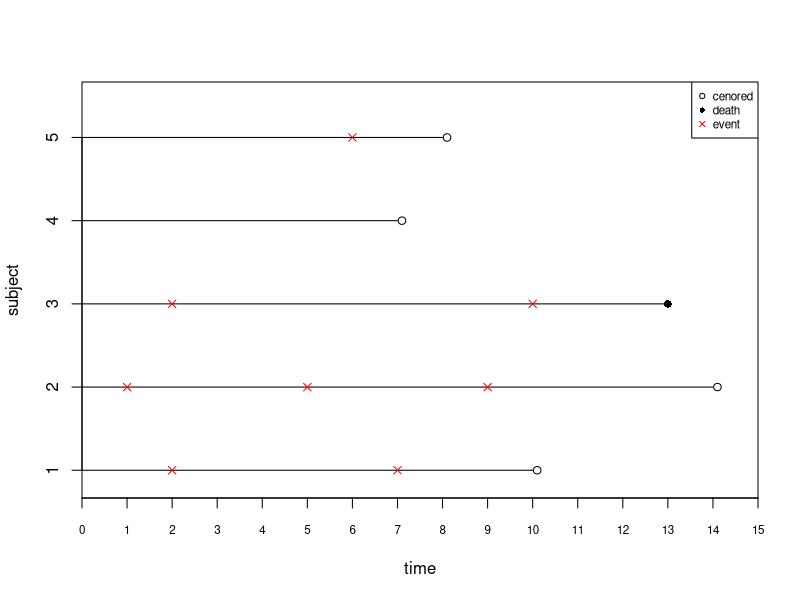

Reproduce this figure in R.
time = seq(0, 15, 1)

plot(time, time, xaxs="i", yaxs="i", col="white", yaxt="n", xaxt="n", ylab="subject", xlab="time", type="n")

axis(1, at=c(0:15), labels=seq(0,15), cex.axis=0.7)
axis(2, at=seq(1, 14, 3), labels=c(1:5))

lines(x=c(-1,10),y=c(1,1))
points(x=2, y=1, pch=4, col="red")
points(x=7, y=1, pch=4, col="red")
points(x=10.1, y=1, pch=1)

lines(x=c(0,14),y=c(4,4))
points(x=1, y=4, pch=4, col="red")
points(x=5, y=4, pch=4, col="red")
points(x=9, y=4, pch=4, col="red")
points(x=14.1, y=4, pch=1)

lines(x=c(0,13),y=c(7,7))
points(x=2, y=7, pch=4, col="red")
points(x=10, y=7, pch=4, col="red")
points(x=13, y=7, pch=16)

lines(x=c(0,7),y=c(10,10))
points(x=7.1, y=10, pch=1)

lines(x=c(0,8),y=c(13, 13))
points(x=6, y=13, pch=4, col="red")
points(x=8.1, y=13, pch=1)


legend("topright", pch=c(1, 16, 4), legend=c('cenored', 'death', 'event'), col=c('black', 'black','red'), cex=0.7)


